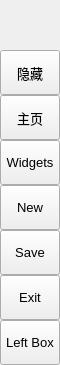
        <widget class="QFrame" name="leftMenuBg">
         <property name="minimumSize">
          <size>
           <width>60</width>
           <height>0</height>
          </size>
         </property>
         <property name="maximumSize">
          <size>
           <width>60</width>
           <height>16777215</height>
          </size>
         </property>
         <property name="frameShape">
          <enum>QFrame::NoFrame</enum>
         </property>
         <property name="frameShadow">
          <enum>QFrame::Raised</enum>
         </property>
         <layout class="QVBoxLayout" name="verticalLayout_3">
          <property name="spacing">
           <number>0</number>
          </property>
          <property name="leftMargin">
           <number>0</number>
          </property>
          <property name="topMargin">
           <number>0</number>
          </property>
          <property name="rightMargin">
           <number>0</number>
          </property>
          <property name="bottomMargin">
           <number>0</number>
          </property>
          <item>
           <widget class="QFrame" name="topLogoInfo">
            <property name="minimumSize">
             <size>
              <width>0</width>
              <height>50</height>
             </size>
            </property>
            <property name="maximumSize">
             <size>
              <width>16777215</width>
              <height>50</height>
             </size>
            </property>
            <property name="frameShape">
             <enum>QFrame::NoFrame</enum>
            </property>
            <property name="frameShadow">
             <enum>QFrame::Raised</enum>
            </property>
            <widget class="QFrame" name="topLogo">
             <property name="geometry">
              <rect>
               <x>10</x>
               <y>5</y>
               <width>42</width>
               <height>42</height>
              </rect>
             </property>
             <property name="minimumSize">
              <size>
               <width>42</width>
               <height>42</height>
              </size>
             </property>
             <property name="maximumSize">
              <size>
               <width>42</width>
               <height>42</height>
              </size>
             </property>
             <property name="frameShape">
              <enum>QFrame::NoFrame</enum>
             </property>
             <property name="frameShadow">
              <enum>QFrame::Raised</enum>
             </property>
            </widget>
            <widget class="QLabel" name="titleLeftApp">
             <property name="geometry">
              <rect>
               <x>70</x>
               <y>8</y>
               <width>160</width>
               <height>20</height>
              </rect>
             </property>
             <property name="font">
              <font>
               <family>Segoe UI Semibold</family>
               <pointsize>12</pointsize>
               <italic>false</italic>
               <bold>false</bold>
              </font>
             </property>
             <property name="text">
              <string>Arcadia</string>
             </property>
             <property name="alignment">
              <set>Qt::AlignLeading|Qt::AlignLeft|Qt::AlignTop</set>
             </property>
            </widget>
            <widget class="QLabel" name="titleLeftDescription">
             <property name="geometry">
              <rect>
               <x>70</x>
               <y>27</y>
               <width>160</width>
               <height>16</height>
              </rect>
             </property>
             <property name="maximumSize">
              <size>
               <width>16777215</width>
               <height>16</height>
              </size>
             </property>
             <property name="font">
              <font>
               <family>Segoe UI</family>
               <pointsize>8</pointsize>
               <italic>false</italic>
               <bold>false</bold>
              </font>
             </property>
             <property name="text">
              <string>阿卡蒂亚</string>
             </property>
             <property name="alignment">
              <set>Qt::AlignLeading|Qt::AlignLeft|Qt::AlignTop</set>
             </property>
            </widget>
           </widget>
          </item>
          <item>
           <widget class="QFrame" name="leftMenuFrame">
            <property name="frameShape">
             <enum>QFrame::NoFrame</enum>
            </property>
            <property name="frameShadow">
             <enum>QFrame::Raised</enum>
            </property>
            <layout class="QVBoxLayout" name="verticalMenuLayout">
             <property name="spacing">
              <number>0</number>
             </property>
             <property name="leftMargin">
              <number>0</number>
             </property>
             <property name="topMargin">
              <number>0</number>
             </property>
             <property name="rightMargin">
              <number>0</number>
             </property>
             <property name="bottomMargin">
              <number>0</number>
             </property>
             <item>
              <widget class="QFrame" name="toggleBox">
               <property name="maximumSize">
                <size>
                 <width>16777215</width>
                 <height>45</height>
                </size>
               </property>
               <property name="frameShape">
                <enum>QFrame::NoFrame</enum>
               </property>
               <property name="frameShadow">
                <enum>QFrame::Raised</enum>
               </property>
               <layout class="QVBoxLayout" name="verticalLayout_4">
                <property name="spacing">
                 <number>0</number>
                </property>
                <property name="leftMargin">
                 <number>0</number>
                </property>
                <property name="topMargin">
                 <number>0</number>
                </property>
                <property name="rightMargin">
                 <number>0</number>
                </property>
                <property name="bottomMargin">
                 <number>0</number>
                </property>
                <item>
                 <widget class="QPushButton" name="toggleButton">
                  <property name="sizePolicy">
                   <sizepolicy hsizetype="Expanding" vsizetype="Fixed">
                    <horstretch>0</horstretch>
                    <verstretch>0</verstretch>
                   </sizepolicy>
                  </property>
                  <property name="minimumSize">
                   <size>
                    <width>0</width>
                    <height>45</height>
                   </size>
                  </property>
                  <property name="font">
                   <font>
                    <family>Segoe UI</family>
                    <pointsize>10</pointsize>
                    <italic>false</italic>
                    <bold>false</bold>
                   </font>
                  </property>
                  <property name="cursor">
                   <cursorShape>PointingHandCursor</cursorShape>
                  </property>
                  <property name="layoutDirection">
                   <enum>Qt::LeftToRight</enum>
                  </property>
                  <property name="styleSheet">
                   <string notr="true">background-image: url(:/icons/images/icons/icon_menu.png);</string>
                  </property>
                  <property name="text">
                   <string>隐藏</string>
                  </property>
                 </widget>
                </item>
               </layout>
              </widget>
             </item>
             <item alignment="Qt::AlignTop">
              <widget class="QFrame" name="topMenu">
               <property name="frameShape">
                <enum>QFrame::NoFrame</enum>
               </property>
               <property name="frameShadow">
                <enum>QFrame::Raised</enum>
               </property>
               <layout class="QVBoxLayout" name="verticalLayout_8">
                <property name="spacing">
                 <number>0</number>
                </property>
                <property name="leftMargin">
                 <number>0</number>
                </property>
                <property name="topMargin">
                 <number>0</number>
                </property>
                <property name="rightMargin">
                 <number>0</number>
                </property>
                <property name="bottomMargin">
                 <number>0</number>
                </property>
                <item>
                 <widget class="QPushButton" name="btn_home">
                  <property name="sizePolicy">
                   <sizepolicy hsizetype="Expanding" vsizetype="Fixed">
                    <horstretch>0</horstretch>
                    <verstretch>0</verstretch>
                   </sizepolicy>
                  </property>
                  <property name="minimumSize">
                   <size>
                    <width>0</width>
                    <height>45</height>
                   </size>
                  </property>
                  <property name="font">
                   <font>
                    <family>Segoe UI</family>
                    <pointsize>10</pointsize>
                    <italic>false</italic>
                    <bold>false</bold>
                   </font>
                  </property>
                  <property name="cursor">
                   <cursorShape>PointingHandCursor</cursorShape>
                  </property>
                  <property name="layoutDirection">
                   <enum>Qt::LeftToRight</enum>
                  </property>
                  <property name="styleSheet">
                   <string notr="true">background-image: url(:/icons/images/icons/cil-home.png);</string>
                  </property>
                  <property name="text">
                   <string>主页</string>
                  </property>
                 </widget>
                </item>
                <item>
                 <widget class="QPushButton" name="btn_widgets">
                  <property name="sizePolicy">
                   <sizepolicy hsizetype="Expanding" vsizetype="Fixed">
                    <horstretch>0</horstretch>
                    <verstretch>0</verstretch>
                   </sizepolicy>
                  </property>
                  <property name="minimumSize">
                   <size>
                    <width>0</width>
                    <height>45</height>
                   </size>
                  </property>
                  <property name="font">
                   <font>
                    <family>Segoe UI</family>
                    <pointsize>10</pointsize>
                    <italic>false</italic>
                    <bold>false</bold>
                   </font>
                  </property>
                  <property name="cursor">
                   <cursorShape>PointingHandCursor</cursorShape>
                  </property>
                  <property name="layoutDirection">
                   <enum>Qt::LeftToRight</enum>
                  </property>
                  <property name="styleSheet">
                   <string notr="true">background-image: url(:/icons/images/icons/cil-gamepad.png);</string>
                  </property>
                  <property name="text">
                   <string>Widgets</string>
                  </property>
                 </widget>
                </item>
                <item>
                 <widget class="QPushButton" name="btn_new">
                  <property name="sizePolicy">
                   <sizepolicy hsizetype="Expanding" vsizetype="Fixed">
                    <horstretch>0</horstretch>
                    <verstretch>0</verstretch>
                   </sizepolicy>
                  </property>
                  <property name="minimumSize">
                   <size>
                    <width>0</width>
                    <height>45</height>
                   </size>
                  </property>
                  <property name="font">
                   <font>
                    <family>Segoe UI</family>
                    <pointsize>10</pointsize>
                    <italic>false</italic>
                    <bold>false</bold>
                   </font>
                  </property>
                  <property name="cursor">
                   <cursorShape>PointingHandCursor</cursorShape>
                  </property>
                  <property name="layoutDirection">
                   <enum>Qt::LeftToRight</enum>
                  </property>
                  <property name="styleSheet">
                   <string notr="true">background-image: url(:/icons/images/icons/cil-file.png);</string>
                  </property>
                  <property name="text">
                   <string>New</string>
                  </property>
                 </widget>
                </item>
                <item>
                 <widget class="QPushButton" name="btn_save">
                  <property name="sizePolicy">
                   <sizepolicy hsizetype="Expanding" vsizetype="Fixed">
                    <horstretch>0</horstretch>
                    <verstretch>0</verstretch>
                   </sizepolicy>
                  </property>
                  <property name="minimumSize">
                   <size>
                    <width>0</width>
                    <height>45</height>
                   </size>
                  </property>
                  <property name="font">
                   <font>
                    <family>Segoe UI</family>
                    <pointsize>10</pointsize>
                    <italic>false</italic>
                    <bold>false</bold>
                   </font>
                  </property>
                  <property name="cursor">
                   <cursorShape>PointingHandCursor</cursorShape>
                  </property>
                  <property name="layoutDirection">
                   <enum>Qt::LeftToRight</enum>
                  </property>
                  <property name="styleSheet">
                   <string notr="true">background-image: url(:/icons/images/icons/cil-save.png)</string>
                  </property>
                  <property name="text">
                   <string>Save</string>
                  </property>
                 </widget>
                </item>
                <item>
                 <widget class="QPushButton" name="btn_exit">
                  <property name="sizePolicy">
                   <sizepolicy hsizetype="Expanding" vsizetype="Fixed">
                    <horstretch>0</horstretch>
                    <verstretch>0</verstretch>
                   </sizepolicy>
                  </property>
                  <property name="minimumSize">
                   <size>
                    <width>0</width>
                    <height>45</height>
                   </size>
                  </property>
                  <property name="font">
                   <font>
                    <family>Segoe UI</family>
                    <pointsize>10</pointsize>
                    <italic>false</italic>
                    <bold>false</bold>
                   </font>
                  </property>
                  <property name="cursor">
                   <cursorShape>PointingHandCursor</cursorShape>
                  </property>
                  <property name="layoutDirection">
                   <enum>Qt::LeftToRight</enum>
                  </property>
                  <property name="styleSheet">
                   <string notr="true">background-image: url(:/icons/images/icons/cil-x.png);</string>
                  </property>
                  <property name="text">
                   <string>Exit</string>
                  </property>
                 </widget>
                </item>
               </layout>
              </widget>
             </item>
             <item alignment="Qt::AlignBottom">
              <widget class="QFrame" name="bottomMenu">
               <property name="frameShape">
                <enum>QFrame::NoFrame</enum>
               </property>
               <property name="frameShadow">
                <enum>QFrame::Raised</enum>
               </property>
               <layout class="QVBoxLayout" name="verticalLayout_9">
                <property name="spacing">
                 <number>0</number>
                </property>
                <property name="leftMargin">
                 <number>0</number>
                </property>
                <property name="topMargin">
                 <number>0</number>
                </property>
                <property name="rightMargin">
                 <number>0</number>
                </property>
                <property name="bottomMargin">
                 <number>0</number>
                </property>
                <item>
                 <widget class="QPushButton" name="toggleLeftBox">
                  <property name="sizePolicy">
                   <sizepolicy hsizetype="Expanding" vsizetype="Fixed">
                    <horstretch>0</horstretch>
                    <verstretch>0</verstretch>
                   </sizepolicy>
                  </property>
                  <property name="minimumSize">
                   <size>
                    <width>0</width>
                    <height>45</height>
                   </size>
                  </property>
                  <property name="font">
                   <font>
                    <family>Segoe UI</family>
                    <pointsize>10</pointsize>
                    <italic>false</italic>
                    <bold>false</bold>
                   </font>
                  </property>
                  <property name="cursor">
                   <cursorShape>PointingHandCursor</cursorShape>
                  </property>
                  <property name="layoutDirection">
                   <enum>Qt::LeftToRight</enum>
                  </property>
                  <property name="styleSheet">
                   <string notr="true">background-image: url(:/icons/images/icons/icon_settings.png);</string>
                  </property>
                  <property name="text">
                   <string>Left Box</string>
                  </property>
                 </widget>
                </item>
               </layout>
              </widget>
             </item>
            </layout>
           </widget>
          </item>
         </layout>
        </widget>
